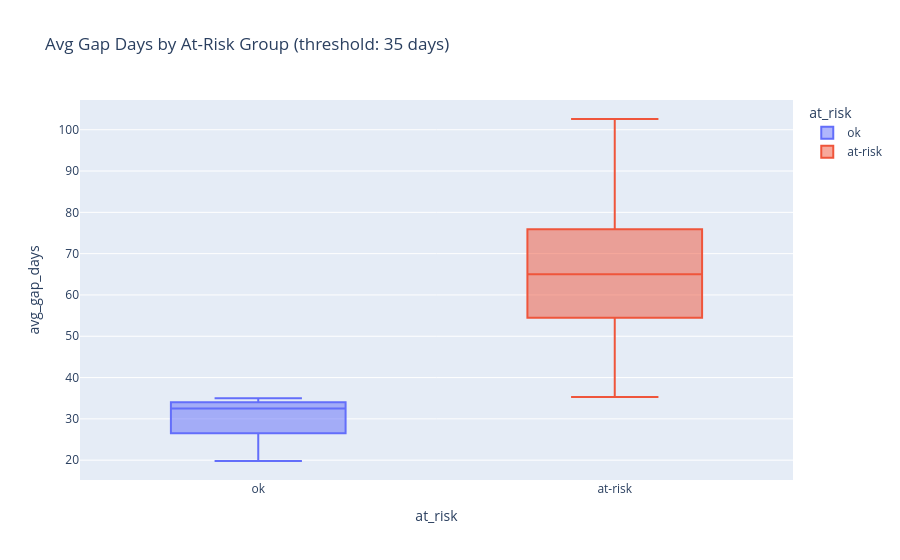

Here is the notebook cell this chart was saved with:
### Code cell
fig2 = px.box(
    out_df,
    x='at_risk',
    y='avg_gap_days',
    color='at_risk',
    points=False,
    title=f'Avg Gap Days by At-Risk Group (threshold: {RISK_THRESHOLD_DAYS} days)'
)
fig2.show()

### Figure 1 — Plotly figure (JSON) as saved in the notebook; plotly's stock layout.template omitted (floating-point values rounded to 4 significant figures; data arrays with more than 128 entries replaced by an {"elided": "..."} marker saying what was removed)
{"data": [{"alignmentgroup": "True", "boxpoints": false, "hovertemplate": "at_risk=%{x}<br>avg_gap_days=%{y}<extra></extra>", "legendgroup": "ok", "marker": {"color": "#636efa"}, "name": "ok", "notched": false, "offsetgroup": "ok", "orientation": "v", "showlegend": true, "type": "box", "x": ["ok", "ok", "ok", "ok", "ok", "ok", "ok", "ok", "ok", "ok", "ok", "ok", "ok", "ok", "ok", "ok", "ok", "ok", "ok", "ok", "ok", "ok", "ok", "ok", "ok", "ok", "ok", "ok", "ok", "ok"], "x0": " ", "xaxis": "x", "y": [35.0, 34.5, 34.38, 34.2, 34.17, 34.17, 34.0, 34.0, 33.9, 33.67, 33.5, 33.2, 33.2, 32.8, 32.6, 32.43, 32.29, 31.67, 30.88, 30.8, 30.67, 29.14, 26.5, 26.14, 25.5, 23.2, 22.57, 21.2, 20.0, 19.8], "y0": " ", "yaxis": "y"}, {"alignmentgroup": "True", "boxpoints": false, "hovertemplate": "at_risk=%{x}<br>avg_gap_days=%{y}<extra></extra>", "legendgroup": "at-risk", "marker": {"color": "#EF553B"}, "name": "at-risk", "notched": false, "offsetgroup": "at-risk", "orientation": "v", "showlegend": true, "type": "box", "x": {"elided": "1332 str values"}, "x0": " ", "xaxis": "x", "y": {"elided": "1332 float values"}, "y0": " ", "yaxis": "y"}], "layout": {"boxmode": "overlay", "legend": {"title": {"text": "at_risk"}, "tracegroupgap": 0}, "title": {"text": "Avg Gap Days by At-Risk Group (threshold: 35 days)"}, "xaxis": {"anchor": "y", "categoryarray": ["ok", "at-risk"], "categoryorder": "array", "domain": [0, 1], "title": {"text": "at_risk"}}, "yaxis": {"anchor": "x", "domain": [0, 1], "title": {"text": "avg_gap_days"}}}}
